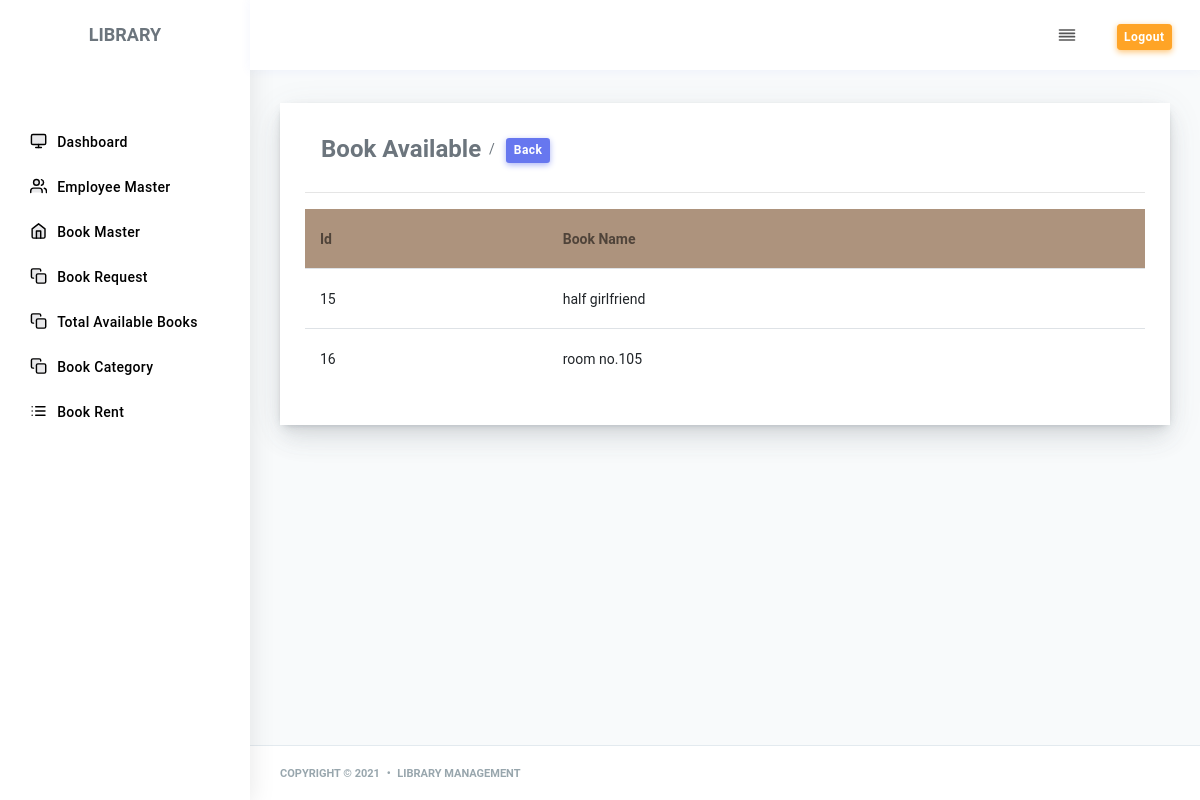
The page /view_books/1/ on the database its author committed.
### library_app/models.py (models this page shows, shortened)
class Book_Master(models.Model):
    book_name=models.CharField(max_length=50, null=True, blank=True)
    author=models.CharField(max_length=50, null=True, blank=True)
    dop=models.DateField(max_length=50, null=True, blank=True)
    category=models.CharField(max_length=50, null=True, blank=True)
    condition=models.CharField( max_length=50, null=True, blank=True)
    price=models.CharField(max_length=50, null=True, blank=True)
    created_date = models.DateTimeField(null = True, blank = True)

### library_app/views.py (the view)
# urls.py: re_path('view_books/(?P<id>[0-9]+)/$', views.view_books, name='view_books'),
def view_books(request,id):
    print(id)
    obj=  New_Category.objects.get(id= id).category
    print(obj)
    obj1 =  Book_Master.objects.filter(category= obj)
    return render(request, 'view_books.html', {"obj1":obj1,} )

### library_app/templates/view_books.html (shortened to what this page needs)
  {% include "header.html" %}
        <div class="main-content">
          <section class="section">
            <div class="section-body">
              <div class="row">
                <div class="col-12">
                  <div class="card">
                    <div class="card-body">
                      <div class="row">
                        <div class="col-md-6">
                          <ul class="breadcrumb breadcrumb-style" style="margin-bottom: 0px;;">
                            <li class="breadcrumb-item">
                              <h4 class="page-title m-b-0">Book Available</h4>
                            </li>
                            <li class="breadcrumb-item">
                              <a href="/dashboard/">
                              <button type="button" class="btn btn-primary btn-sm">Back</button></a>
                            </li>
                          </ul>
                        </div>
                        <div class="col-md-6 pull-right" style="margin-top: 7px;">
                        </div>
                        </div>
                        <hr>
                        <div class="table-responsive">
                            <table class="table table-hover" style="padding:12px;" id  = "view_table" >
                              <thead>
                                <tr >
                              <th > Id</th>
                              <th> Book Name</th>
                                </tr>
                              </thead>
                              <tbody>
                                 {% for i in obj1 %}
                     <tr>
                                  <td>{{i.id}}</td>
                                  <td>{{i.book_name}}</td>
                                </tr>
                                 {% endfor %}
                              </tbody>
                            </table>
                        </div>
                      </div>
                    </div>
                  </div>
                </div>
                </div>
            </section>
          </div>
  </body>
  </html>
  {% include "footer.html" %}

### library_app/templates/header.html (style rules this page uses)
td { font-size: 14px; }

### rows shown on the page
Book_Master: id "15", book_name "half girlfriend"
Book_Master: id "16", book_name "room no.105"
